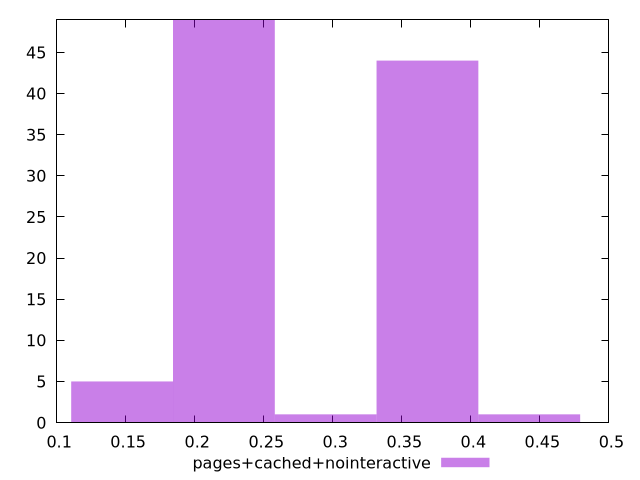

Here is the gnuplot script that generated this plot:
$_pagesCachedNointeractive <<EOF
0.2211567880462606 49
0.36859464674376763 44
0.4423135760925212 1
0.14743785869750706 5
0.2948757173950141 1
EOF
set key outside below
set terminal pngcairo
set output "report_00006_2020-11-02T20-21-41.718Z/cumulative-layout-shift/pages+cached+nointeractive//raw_hist.png"
set yrange [0:49]
set boxwidth 0.07371892934875353
set style fill transparent solid 0.5 noborder
plot $_pagesCachedNointeractive title "pages+cached+nointeractive" with boxes ,
